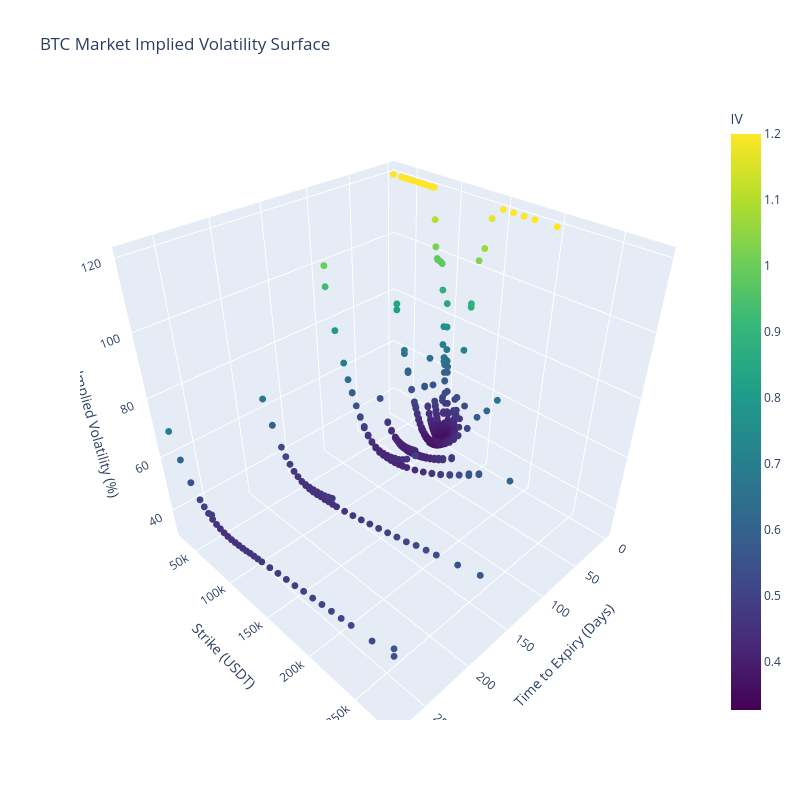

This figure's notebook cell:
### Code cell
fetch_0dte_vol_smile()

### Figure 1 — Plotly figure (JSON) as saved in the notebook; plotly's stock layout.template omitted (floating-point values rounded to 4 significant figures; data arrays with more than 128 entries replaced by an {"elided": "..."} marker saying what was removed)
{"data": [{"marker": {"color": {"elided": "608 float values"}, "colorbar": {"title": {"text": "IV"}}, "colorscale": [[0, "#440154"], [0.1111, "#482878"], [0.2222, "#3e4989"], [0.3333, "#31688e"], [0.4444, "#26828e"], [0.5556, "#1f9e89"], [0.6667, "#35b779"], [0.7778, "#6ece58"], [0.8889, "#b5de2b"], [1, "#fde725"]], "opacity": 1, "size": 4}, "mode": "markers", "name": "Observed Points", "type": "scatter3d", "x": {"elided": "608 float values"}, "y": {"elided": "608 int values"}, "z": {"elided": "608 float values"}}], "layout": {"height": 800, "scene": {"xaxis": {"title": {"text": "Time to Expiry (Days)"}}, "yaxis": {"title": {"text": "Strike (USDT)"}}, "zaxis": {"title": {"text": "Implied Volatility (%)"}}}, "title": {"text": "BTC Market Implied Volatility Surface"}, "width": 800}}
